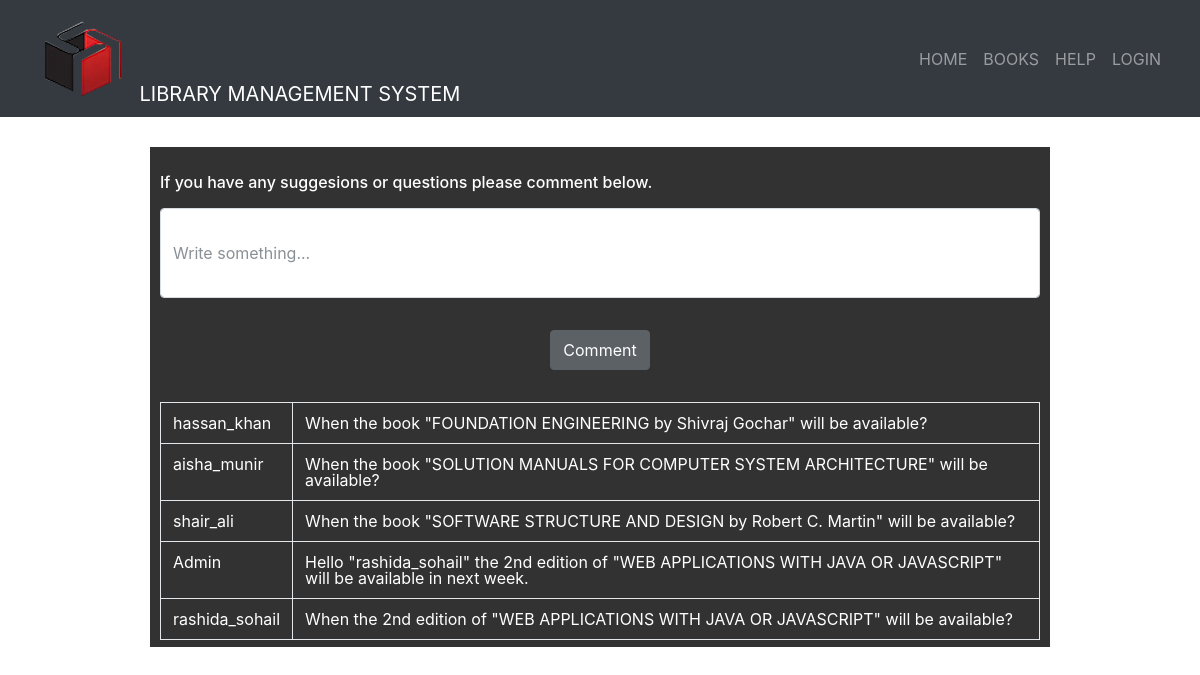
Screenshot of /student/feedback.php with the database file from the repository.
### tables this page shows
CREATE TABLE `comments` (
  `id` int(50) NOT NULL,
  `username` varchar(100) NOT NULL,
  `comment` varchar(500) NOT NULL
);

### student/feedback.php (the view, shortened to what this page needs)
<?php
 include "connection.php";
 include "navbar.php";
?>
<!DOCTYPE html>
<html>
<head>
	<link rel="stylesheet" type="text/css" href="style.css">
</head>
<body>
	<div class="feedback_wrapper">
	<br>
		<h4>If you have any suggesions or questions please comment below.</h4>
		<br>
		<form style="" action="" method="post">
			<input class="form-control" type="text" name="comment" placeholder="Write something..."><br><br>
			<input class="btn btn-dark" type="submit" name="submit" value="Comment" style="width: 100px; height: 40px; display: block;margin: 0 auto;">
		</form>
<br><br>
	<div class="scroll">
		<?php
			if(isset($_POST['submit']))
			{
				$sql="INSERT INTO `comments` VALUES('','$_SESSION[login_user]','$_POST[comment]');";
				if(mysqli_query($db,$sql))
				{
					$q="SELECT * FROM `comments` ORDER BY `comments`.`id` DESC";
					$res=mysqli_query($db,$q);
					echo "<table class='table table-bordered'>";
					while ($row=mysqli_fetch_assoc($res))
					{
						echo "<tr>";
					     	echo "<td>"; echo $row['username']; echo "</td>";
							echo "<td>"; echo $row['comment']; echo "</td>";
						echo "</tr>";
					}
				}
			}
			else
			{
				$q="SELECT * FROM `comments` ORDER BY `comments`.`id` DESC";
					$res=mysqli_query($db,$q);
					echo "<table class='table table-bordered'>";
					while ($row=mysqli_fetch_assoc($res))
					{
						echo "<tr>";
						    echo "<td>"; echo $row['username']; echo "</td>";
							echo "<td>"; echo $row['comment']; echo "</td>";
						echo "</tr>";
					}
			}
		?>
	</div>
	</div>
</body>
</html>

### student/style.css (style rules this page uses)
html, body, div, span, object, iframe, h1, h2, h3, h4, h5, h6, p, blockquote, pre, abbr, address, cite, code, del, dfn, em, img, ins, kbd, q, samp, small, strong, sub, sup, var, b, i, dl, dt, dd, ol, ul, li, fieldset, form, label, legend, table, caption, tbody, tfoot, thead, tr, th, td, article, aside, canvas, details, figcaption, figure, footer, header, hgroup, menu, nav, section, summary, time, mark, audio, video { margin:0; padding:0; border:0; outline:0; font-size:100%; vertical-align:baseline; background:transparent; }
body { line-height:1; }
table { border-collapse:collapse; border-spacing:0; }
input, select { vertical-align:middle; }
input { height:25px; width:300px; }

### student/feedback.php (style rules this page uses)
body { background-image: url("images/"); background-repeat:no-repeat; }
.feedback_wrapper { padding: 10px; margin: 30px auto; width:900px; height: 500px; background-color: black; opacity: .8; color: white; }
.form-control { height: 90px; width: 100%; }
.scroll { width: 100%; height: 300px; overflow: auto; }
td { color:white; }

### rows the page displays
comments: username "hassan_khan", comment "When the book \"FOUNDATION ENGINEERING by Shivraj Gochar\" will be available?"
comments: username "aisha_munir", comment "When the book \"SOLUTION MANUALS FOR COMPUTER SYSTEM ARCHITECTURE\" will be available?"
comments: username "shair_ali", comment "When the book \"SOFTWARE STRUCTURE AND DESIGN by Robert C. Martin\" will be available?"
comments: username "Admin", comment "Hello \"rashida_sohail\" the 2nd edition of \"WEB APPLICATIONS WITH JAVA OR JAVASCRIPT\" will be available in next week."
comments: username "rashida_sohail", comment "When the 2nd edition of \"WEB APPLICATIONS WITH JAVA OR JAVASCRIPT\" will be available?"
